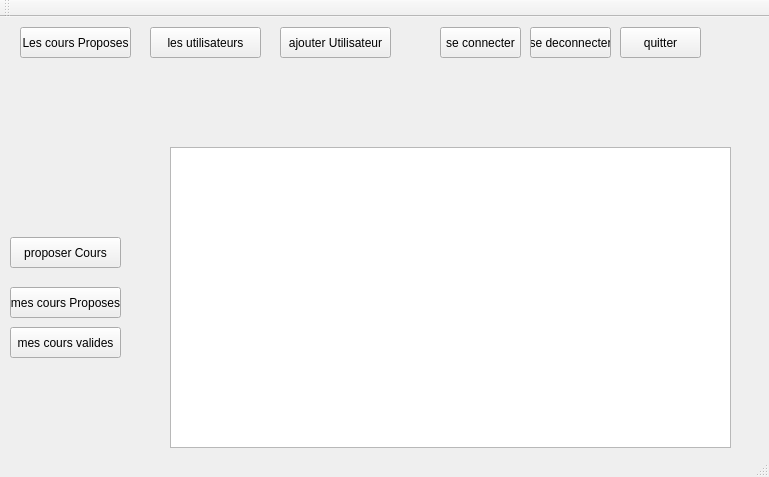
<?xml version="1.0" encoding="UTF-8"?>
<ui version="4.0">
 <class>MainWindow</class>
 <widget class="QMainWindow" name="MainWindow">
  <property name="geometry">
   <rect>
    <x>0</x>
    <y>0</y>
    <width>769</width>
    <height>477</height>
   </rect>
  </property>
  <property name="windowTitle">
   <string>Application cours</string>
  </property>
  <widget class="QWidget" name="centralWidget">
   <widget class="QPushButton" name="b_seconnecter">
    <property name="geometry">
     <rect>
      <x>440</x>
      <y>10</y>
      <width>81</width>
      <height>31</height>
     </rect>
    </property>
    <property name="text">
     <string>se connecter</string>
    </property>
   </widget>
   <widget class="QPushButton" name="b_coursproposes">
    <property name="geometry">
     <rect>
      <x>20</x>
      <y>10</y>
      <width>111</width>
      <height>31</height>
     </rect>
    </property>
    <property name="text">
     <string>Les cours Proposes</string>
    </property>
   </widget>
   <widget class="QPushButton" name="b_utilisateurs">
    <property name="geometry">
     <rect>
      <x>150</x>
      <y>10</y>
      <width>111</width>
      <height>31</height>
     </rect>
    </property>
    <property name="text">
     <string>les utilisateurs</string>
    </property>
   </widget>
   <widget class="QPushButton" name="b_ajouterutilisateur">
    <property name="geometry">
     <rect>
      <x>280</x>
      <y>10</y>
      <width>111</width>
      <height>31</height>
     </rect>
    </property>
    <property name="text">
     <string>ajouter Utilisateur</string>
    </property>
   </widget>
   <widget class="QTableWidget" name="tableWidget">
    <property name="geometry">
     <rect>
      <x>170</x>
      <y>130</y>
      <width>561</width>
      <height>301</height>
     </rect>
    </property>
    <attribute name="horizontalHeaderCascadingSectionResizes">
     <bool>false</bool>
    </attribute>
    <attribute name="verticalHeaderCascadingSectionResizes">
     <bool>false</bool>
    </attribute>
   </widget>
   <widget class="QPushButton" name="b_proposercours">
    <property name="geometry">
     <rect>
      <x>10</x>
      <y>220</y>
      <width>111</width>
      <height>31</height>
     </rect>
    </property>
    <property name="text">
     <string>proposer Cours</string>
    </property>
   </widget>
   <widget class="QPushButton" name="mescoursproposes">
    <property name="geometry">
     <rect>
      <x>10</x>
      <y>270</y>
      <width>111</width>
      <height>31</height>
     </rect>
    </property>
    <property name="text">
     <string>mes cours Proposes</string>
    </property>
   </widget>
   <widget class="QPushButton" name="enseignantcoursvalides">
    <property name="geometry">
     <rect>
      <x>10</x>
      <y>310</y>
      <width>111</width>
      <height>31</height>
     </rect>
    </property>
    <property name="text">
     <string>mes cours valides</string>
    </property>
   </widget>
   <widget class="QLabel" name="pseudo">
    <property name="geometry">
     <rect>
      <x>530</x>
      <y>50</y>
      <width>61</width>
      <height>20</height>
     </rect>
    </property>
    <property name="text">
     <string/>
    </property>
   </widget>
   <widget class="QLabel" name="type">
    <property name="geometry">
     <rect>
      <x>610</x>
      <y>50</y>
      <width>71</width>
      <height>21</height>
     </rect>
    </property>
    <property name="text">
     <string/>
    </property>
   </widget>
   <widget class="QPushButton" name="quitter">
    <property name="geometry">
     <rect>
      <x>620</x>
      <y>10</y>
      <width>81</width>
      <height>31</height>
     </rect>
    </property>
    <property name="text">
     <string>quitter</string>
    </property>
   </widget>
   <widget class="QPushButton" name="sedeconnecter">
    <property name="geometry">
     <rect>
      <x>530</x>
      <y>10</y>
      <width>81</width>
      <height>31</height>
     </rect>
    </property>
    <property name="text">
     <string>se deconnecter</string>
    </property>
   </widget>
   <widget class="QLabel" name="labelDescours">
    <property name="geometry">
     <rect>
      <x>20</x>
      <y>60</y>
      <width>361</width>
      <height>31</height>
     </rect>
    </property>
    <property name="font">
     <font>
      <pointsize>11</pointsize>
      <weight>75</weight>
      <bold>true</bold>
     </font>
    </property>
    <property name="text">
     <string/>
    </property>
   </widget>
  </widget>
  <widget class="QMenuBar" name="menuBar">
   <property name="geometry">
    <rect>
     <x>0</x>
     <y>0</y>
     <width>769</width>
     <height>21</height>
    </rect>
   </property>
  </widget>
  <widget class="QToolBar" name="mainToolBar">
   <attribute name="toolBarArea">
    <enum>TopToolBarArea</enum>
   </attribute>
   <attribute name="toolBarBreak">
    <bool>false</bool>
   </attribute>
  </widget>
  <widget class="QStatusBar" name="statusBar"/>
 </widget>
 <layoutdefault spacing="6" margin="11"/>
 <resources/>
 <connections/>
</ui>
